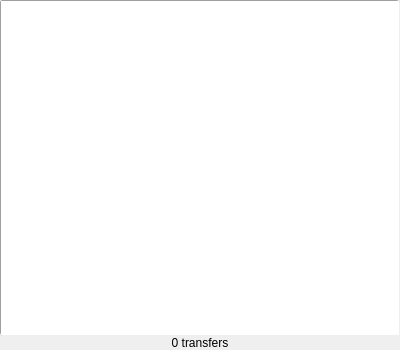
<?xml version="1.0" encoding="UTF-8"?>
<ui version="4.0">
 <class>filetransfer_window</class>
 <widget class="QWidget" name="filetransfer_window">
  <property name="geometry">
   <rect>
    <x>0</x>
    <y>0</y>
    <width>400</width>
    <height>350</height>
   </rect>
  </property>
  <property name="minimumSize">
   <size>
    <width>400</width>
    <height>280</height>
   </size>
  </property>
  <property name="windowTitle">
   <string>File Transfers</string>
  </property>
  <property name="windowIcon">
   <iconset>
    <normaloff>icons/blink48.png</normaloff>icons/blink48.png</iconset>
  </property>
  <layout class="QVBoxLayout" name="verticalLayout">
   <property name="spacing">
    <number>0</number>
   </property>
   <property name="margin">
    <number>0</number>
   </property>
   <item>
    <widget class="QListView" name="listview">
     <property name="mouseTracking">
      <bool>true</bool>
     </property>
     <property name="contextMenuPolicy">
      <enum>Qt::CustomContextMenu</enum>
     </property>
     <property name="styleSheet">
      <string notr="true">QListView { border: 1px inset palette(dark); border-radius: 3px; }</string>
     </property>
     <property name="horizontalScrollBarPolicy">
      <enum>Qt::ScrollBarAlwaysOff</enum>
     </property>
     <property name="alternatingRowColors">
      <bool>true</bool>
     </property>
    </widget>
   </item>
   <item>
    <widget class="QLabel" name="status_label">
     <property name="text">
      <string>0 transfers</string>
     </property>
     <property name="alignment">
      <set>Qt::AlignCenter</set>
     </property>
     <property name="margin">
      <number>4</number>
     </property>
    </widget>
   </item>
  </layout>
 </widget>
 <resources/>
 <connections/>
</ui>
